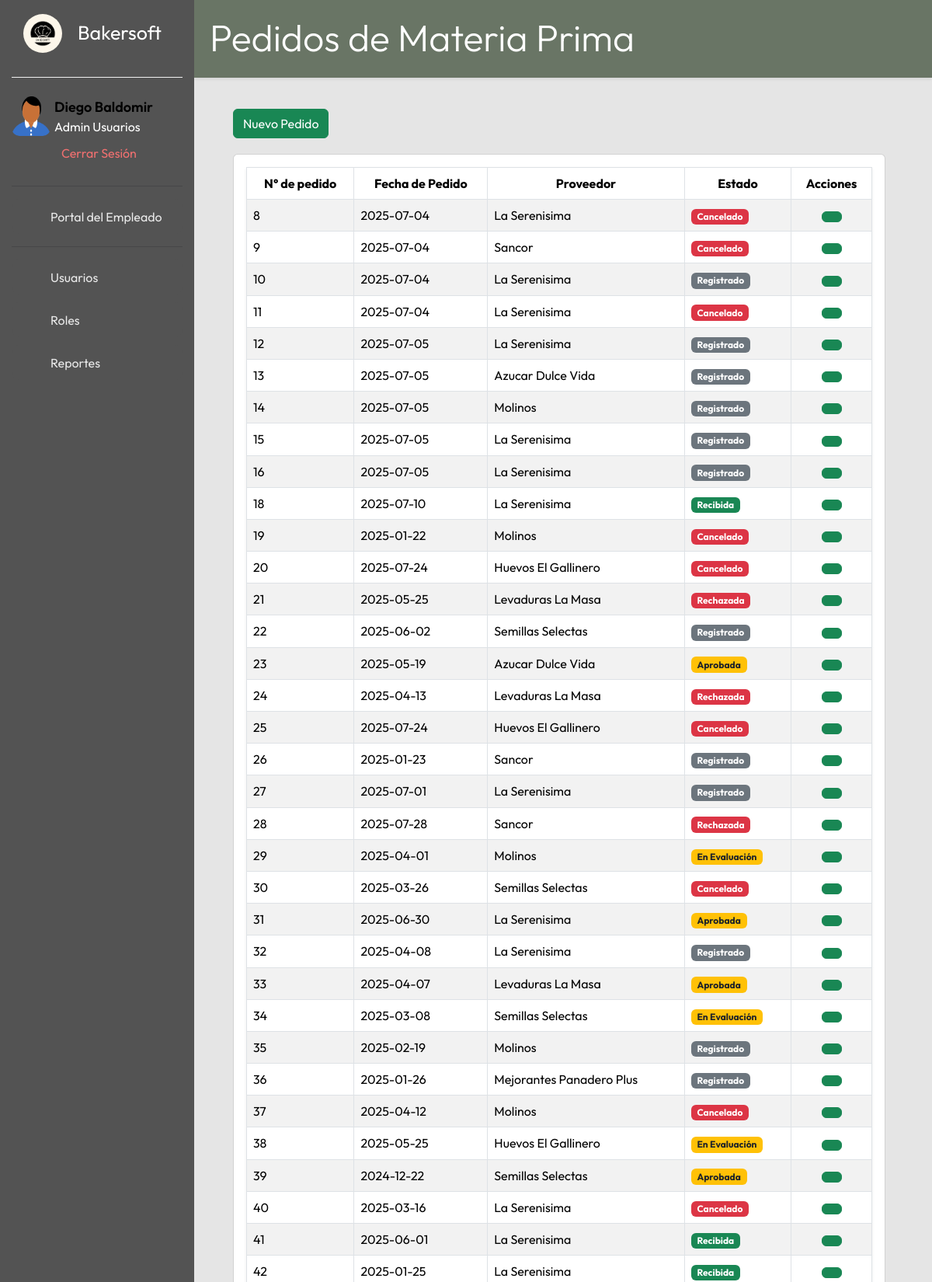
/pedidosMP/vista/index.php (signed in, upper part), run on the app's committed database.
### tables this page shows
CREATE TABLE IF NOT EXISTS `pedidomp` (
  `idPedido` int NOT NULL AUTO_INCREMENT,
  `idProveedor` int NOT NULL,
  `fechaPedido` date NOT NULL,
  `fechaRecepcion` datetime DEFAULT NULL,
  `usuarioRecepcion` int DEFAULT NULL,
  `Estado` int DEFAULT NULL,
  PRIMARY KEY (`idPedido`),
  KEY `fk_pedidomp_proveedor` (`idProveedor`),
  KEY `fk_estado_pedido` (`Estado`)
);

CREATE TABLE IF NOT EXISTS `proveedor` (
  `id_proveedor` int NOT NULL AUTO_INCREMENT,
  `nombre` varchar(100) NOT NULL,
  `email` varchar(50) NOT NULL,
  `telefono` varchar(20) NOT NULL,
  `calle` varchar(100) NOT NULL,
  `altura` int NOT NULL,
  `provincia` int NOT NULL,
  `localidad` int NOT NULL,
  `estado` varchar(20) NOT NULL,
  PRIMARY KEY (`id_proveedor`),
  KEY `fk_proveedor_provincia` (`provincia`),
  KEY `fk_proveedor_localidad` (`localidad`)
);

CREATE TABLE IF NOT EXISTS `estadospedidos` (
  `codEstado` int NOT NULL,
  `descEstado` varchar(50) NOT NULL,
  PRIMARY KEY (`codEstado`)
);

### config/bd.php (called while the page is built)
<?php
class bd {
    private $host;
    private $dbname;
    private $user;
    private $password;
    function __construct(){
        $this->host = "localhost";
        $this->dbname = "bakersoft";
        $this->user = "root";
        $this->password = "";
    }
    public function conexion(){
    try{
        $PDO = new PDO("mysql:host=".$this->host.";dbname=".$this->dbname,$this->user,$this->password);
        return $PDO;
    }catch(PDOexception $ex){
        return $ex->getMessage();
    }
    }
}
?>

### pedidosMP/controlador/controladorPedido.php (called while the page is built, shortened)
<?php
class controladorPedido
{
    private $modelo;
    public function __construct()
    {
        require_once("../modelo/modeloPedido.php");
        $this->modelo = new modeloPedido();
    }
    public function traerPedidos()
    {
        return ($this->modelo->pedidosTodos() ? $this->modelo->pedidosTodos() : false);
    }
}

### pedidosMP/modelo/modeloPedido.php (called while the page is built, shortened)
<?php
class modeloPedido
{
    private $PDO;
    public function __construct()
    {
        require_once("../../config/bd.php");
        $con = new bd();
        $this->PDO = $con->conexion();
    }
    public function pedidosTodos()
    {
        $consulta = $this->PDO->prepare("
            SELECT
                p.idPedido,
                prov.nombre AS proveedor,
                p.fechaPedido,
                p.fechaRecepcion,
                e.descEstado AS estado
            FROM pedidomp p
            JOIN proveedor prov ON p.idProveedor = prov.id_proveedor
            JOIN estadospedidos e ON p.Estado = e.codEstado
        ");
        return ($consulta->execute()) ? $consulta->fetchAll() : false;
    }
}

### pedidosMP/vista/index.php (the view, shortened to what this page needs)
<?php
include_once("../../includes/head_app.php");
require_once("../controlador/controladorPedido.php");
$obj = new controladorPedido();
$filas = $obj->traerPedidos();
function badgeEstado($estadoDesc) {
    $clase = 'bg-secondary';
    switch ($estadoDesc) {
        case 'Registrado':
            $clase = 'bg-secondary';
            break;
        case 'Recibida':
        case 'Entregado':
            $clase = 'bg-success';
            break;
        case 'Cancelado':
        case 'Rechazada':
            $clase = 'bg-danger';
            break;
        case 'En Evaluación':
        case 'Aprobada':
        case 'Generado':
        case 'Confirmado':
        case 'Preparado':
            $clase = 'bg-warning text-dark';
            break;
    }
    return '<span class="badge '.$clase.'">'.htmlspecialchars($estadoDesc).'</span>';
}
?>
<div class="titulo-contenido shadow-sm">
    <h1 class="display-5">Pedidos de Materia Prima</h1>
</div>
<div class="contenido-principal">
    <div class="encabezado-tabla">
        <div>
            <a href="nuevoPedido.php" class="btn btn-success">
                Nuevo Pedido
            </a>
        </div>
    </div>
    <div class="contenido">
        <div class="card">
            <div class="card-body">
                <div class="tabla-empleados">
                    <table id="Pedidos" class="shadow-sm table table-striped table-hover table-bordered">
                        <thead class="thead-dark">
                            <tr class="text-center">
                                <th scope="col">N° de pedido</th>
                                <th scope="col">Fecha de Pedido</th>
                                <th scope="col">Proveedor</th>
                                <th scope="col">Estado</th>
                                <th scope="col">Acciones</th>
                            </tr>
                        </thead>
                        <tbody>
                            <?php if ($filas): ?>
                                <?php foreach ($filas as $pedmp) { ?>
                                    <tr>
                                        <td><?php echo $pedmp['idPedido']; ?></td>
                                        <td><?php echo $pedmp['fechaPedido']; ?></td>
                                        <td><?php echo $pedmp['proveedor']; ?></td>
                                        <td><?= badgeEstado($pedmp['estado']); ?></td>
                                        <td class="text-center">
                                            <a class="btn btn-success" title="Consultar Pedido" href="verPedido.php?id=<?php echo $pedmp['idPedido']; ?>">
                                            </a>
                                        </td>
                                    </tr>
                                <?php }  ?>
                            <?php else: ?>
                                <tr>
                                    <td colspan="5" class="text-center">No existen registros para mostrar</td>
                                </tr>
                            <?php endif; ?>
                        </tbody>
                    </table>
                </div>
            </div>
        </div>
    </div>

### Bakersoft/rsc/estilos/style.css (style rules this page uses)
:root { --color-barra-lateral:rgb(83, 83, 83); --color-texto:rgb(0,0,0); --color-texto-menu:rgb(233, 233, 233); --color-boton:rgb(0,0,0); --color-boton-texto:rgb(255,255,255); --color-menu-hover:rgb(238,238,238); --color-menu-hover-texto:rgb(0,0,0); --color-linea:rgb(241,241,241); }
* { margin: 0; padding: 0; box-sizing: border-box; font-family: 'Outfit', sans-serif; }
body { height: 100vh; width: 100%; background-color: #E5E5E5; background-position: center; background-size: cover; }

### Bakersoft/rsc/estilos/contenido.css (style rules this page uses)
:root { --color-boton:#157a33; --color-boton-texto:rgb(255, 255, 255); }
.contenido-principal { width: 70%; margin-left: 300px; padding-top: 40px; }
.titulo-contenido { height: 100px; margin-left: 250px; background-color: #697565; padding: 20px; color: white; }
.contenido-principal .encabezado-tabla { display: flex; justify-content: space-between; }
.contenido-principal .contenido { padding-top: 20px; }

### data on the page
pedidomp: idPedido "8", fechaPedido "2025-07-04", idProveedor.nombre "La Serenisima", Estado.descEstado "Cancelado"
pedidomp: idPedido "9", fechaPedido "2025-07-04", idProveedor.nombre "Sancor", Estado.descEstado "Cancelado"
pedidomp: idPedido "10", fechaPedido "2025-07-04", idProveedor.nombre "La Serenisima", Estado.descEstado "Registrado"
pedidomp: idPedido "11", fechaPedido "2025-07-04", idProveedor.nombre "La Serenisima", Estado.descEstado "Cancelado"
pedidomp: idPedido "12", fechaPedido "2025-07-05", idProveedor.nombre "La Serenisima", Estado.descEstado "Registrado"
pedidomp: idPedido "13", fechaPedido "2025-07-05", idProveedor.nombre "Azucar Dulce Vida", Estado.descEstado "Registrado"
pedidomp: idPedido "14", fechaPedido "2025-07-05", idProveedor.nombre "Molinos", Estado.descEstado "Registrado"
pedidomp: idPedido "15", fechaPedido "2025-07-05", idProveedor.nombre "La Serenisima", Estado.descEstado "Registrado"
pedidomp: idPedido "16", fechaPedido "2025-07-05", idProveedor.nombre "La Serenisima", Estado.descEstado "Registrado"
pedidomp: idPedido "18", fechaPedido "2025-07-10", idProveedor.nombre "La Serenisima", Estado.descEstado "Recibida"
pedidomp: idPedido "19", fechaPedido "2025-01-22", idProveedor.nombre "Molinos", Estado.descEstado "Cancelado"
pedidomp: idPedido "20", fechaPedido "2025-07-24", idProveedor.nombre "Huevos El Gallinero", Estado.descEstado "Cancelado"
pedidomp: idPedido "21", fechaPedido "2025-05-25", idProveedor.nombre "Levaduras La Masa", Estado.descEstado "Rechazada"
pedidomp: idPedido "22", fechaPedido "2025-06-02", idProveedor.nombre "Semillas Selectas", Estado.descEstado "Registrado"
pedidomp: idPedido "23", fechaPedido "2025-05-19", idProveedor.nombre "Azucar Dulce Vida", Estado.descEstado "Aprobada"
pedidomp: idPedido "24", fechaPedido "2025-04-13", idProveedor.nombre "Levaduras La Masa", Estado.descEstado "Rechazada"
pedidomp: idPedido "25", fechaPedido "2025-07-24", idProveedor.nombre "Huevos El Gallinero", Estado.descEstado "Cancelado"
pedidomp: idPedido "26", fechaPedido "2025-01-23", idProveedor.nombre "Sancor", Estado.descEstado "Registrado"
pedidomp: idPedido "27", fechaPedido "2025-07-01", idProveedor.nombre "La Serenisima", Estado.descEstado "Registrado"
pedidomp: idPedido "28", fechaPedido "2025-07-28", idProveedor.nombre "Sancor", Estado.descEstado "Rechazada"
pedidomp: idPedido "29", fechaPedido "2025-04-01", idProveedor.nombre "Molinos", Estado.descEstado "En Evaluación"
pedidomp: idPedido "30", fechaPedido "2025-03-26", idProveedor.nombre "Semillas Selectas", Estado.descEstado "Cancelado"
pedidomp: idPedido "31", fechaPedido "2025-06-30", idProveedor.nombre "La Serenisima", Estado.descEstado "Aprobada"
pedidomp: idPedido "32", fechaPedido "2025-04-08", idProveedor.nombre "La Serenisima", Estado.descEstado "Registrado"
pedidomp: idPedido "33", fechaPedido "2025-04-07", idProveedor.nombre "Levaduras La Masa", Estado.descEstado "Aprobada"
pedidomp: idPedido "34", fechaPedido "2025-03-08", idProveedor.nombre "Semillas Selectas", Estado.descEstado "En Evaluación"
pedidomp: idPedido "35", fechaPedido "2025-02-19", idProveedor.nombre "Molinos", Estado.descEstado "Registrado"
pedidomp: idPedido "36", fechaPedido "2025-01-26", idProveedor.nombre "Mejorantes Panadero Plus", Estado.descEstado "Registrado"
pedidomp: idPedido "37", fechaPedido "2025-04-12", idProveedor.nombre "Molinos", Estado.descEstado "Cancelado"
pedidomp: idPedido "38", fechaPedido "2025-05-25", idProveedor.nombre "Huevos El Gallinero", Estado.descEstado "En Evaluación"
pedidomp: idPedido "39", fechaPedido "2024-12-22", idProveedor.nombre "Semillas Selectas", Estado.descEstado "Aprobada"
pedidomp: idPedido "40", fechaPedido "2025-03-16", idProveedor.nombre "La Serenisima", Estado.descEstado "Cancelado"
pedidomp: idPedido "41", fechaPedido "2025-06-01", idProveedor.nombre "La Serenisima", Estado.descEstado "Recibida"
pedidomp: idPedido "42", fechaPedido "2025-01-25", idProveedor.nombre "La Serenisima", Estado.descEstado "Recibida"

### other printed values
$_SESSION['nomyapellido'] "Diego Baldomir"
$_SESSION['rol'] "Admin Usuarios"
$item['label'] "Usuarios"
$item['label'] "Roles"
$item['label'] "Reportes"
